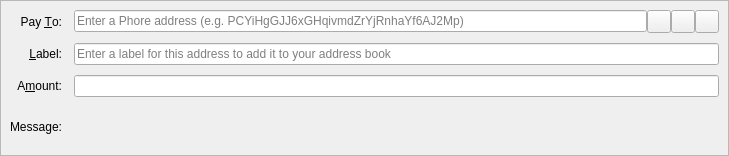
<?xml version="1.0" encoding="UTF-8"?>
<ui version="4.0">
 <class>SendCoinsEntry</class>
 <widget class="QStackedWidget" name="SendCoinsEntry">
  <property name="geometry">
   <rect>
    <x>0</x>
    <y>0</y>
    <width>729</width>
    <height>156</height>
   </rect>
  </property>
  <property name="focusPolicy">
   <enum>Qt::TabFocus</enum>
  </property>
  <property name="autoFillBackground">
   <bool>false</bool>
  </property>
  <widget class="QFrame" name="SendCoins">
   <property name="toolTip">
    <string>This is a normal payment.</string>
   </property>
   <property name="frameShape">
    <enum>QFrame::StyledPanel</enum>
   </property>
   <property name="frameShadow">
    <enum>QFrame::Sunken</enum>
   </property>
   <layout class="QGridLayout" name="gridLayout">
    <property name="horizontalSpacing">
     <number>12</number>
    </property>
    <property name="verticalSpacing">
     <number>10</number>
    </property>
    <item row="0" column="0">
     <widget class="QLabel" name="payToLabel">
      <property name="text">
       <string>Pay &amp;To:</string>
      </property>
      <property name="alignment">
       <set>Qt::AlignRight|Qt::AlignTrailing|Qt::AlignVCenter</set>
      </property>
      <property name="buddy">
       <cstring>payTo</cstring>
      </property>
     </widget>
    </item>
    <item row="0" column="1">
     <layout class="QHBoxLayout" name="payToLayout">
      <property name="spacing">
       <number>0</number>
      </property>
      <item>
       <widget class="QValidatedLineEdit" name="payTo">
        <property name="toolTip">
         <string>The Phore address to send the payment to</string>
        </property>
        <property name="inputMask">
         <string/>
        </property>
        <property name="placeholderText">
         <string>Enter a Phore address (e.g. PCYiHgGJJ6xGHqivmdZrYjRnhaYf6AJ2Mp)</string>
        </property>
       </widget>
      </item>
      <item>
       <widget class="QToolButton" name="addressBookButton">
        <property name="toolTip">
         <string>Choose previously used address</string>
        </property>
        <property name="text">
         <string/>
        </property>
        <property name="icon">
         <iconset resource="../vpub.qrc">
          <normaloff>:/icons/address-book</normaloff>:/icons/address-book</iconset>
        </property>
        <property name="iconSize">
         <size>
          <width>16</width>
          <height>16</height>
         </size>
        </property>
        <property name="shortcut">
         <string>Alt+A</string>
        </property>
       </widget>
      </item>
      <item>
       <widget class="QToolButton" name="pasteButton">
        <property name="toolTip">
         <string>Paste address from clipboard</string>
        </property>
        <property name="text">
         <string/>
        </property>
        <property name="icon">
         <iconset resource="../vpub.qrc">
          <normaloff>:/icons/editpaste</normaloff>:/icons/editpaste</iconset>
        </property>
        <property name="shortcut">
         <string>Alt+P</string>
        </property>
       </widget>
      </item>
      <item>
       <widget class="QToolButton" name="deleteButton">
        <property name="toolTip">
         <string>Remove this entry</string>
        </property>
        <property name="text">
         <string/>
        </property>
        <property name="icon">
         <iconset resource="../vpub.qrc">
          <normaloff>:/icons/remove</normaloff>:/icons/remove</iconset>
        </property>
       </widget>
      </item>
     </layout>
    </item>
    <item row="1" column="0">
     <widget class="QLabel" name="labelLabel">
      <property name="text">
       <string>&amp;Label:</string>
      </property>
      <property name="alignment">
       <set>Qt::AlignRight|Qt::AlignTrailing|Qt::AlignVCenter</set>
      </property>
      <property name="buddy">
       <cstring>addAsLabel</cstring>
      </property>
     </widget>
    </item>
    <item row="1" column="1">
     <widget class="QLineEdit" name="addAsLabel">
      <property name="toolTip">
       <string>Enter a label for this address to add it to the list of used addresses</string>
      </property>
      <property name="inputMask">
       <string/>
      </property>
      <property name="placeholderText">
       <string>Enter a label for this address to add it to your address book</string>
      </property>
     </widget>
    </item>
    <item row="2" column="0">
     <widget class="QLabel" name="amountLabel">
      <property name="text">
       <string>A&amp;mount:</string>
      </property>
      <property name="alignment">
       <set>Qt::AlignRight|Qt::AlignTrailing|Qt::AlignVCenter</set>
      </property>
      <property name="buddy">
       <cstring>payAmount</cstring>
      </property>
     </widget>
    </item>
    <item row="2" column="1">
     <widget class="BitcoinAmountField" name="payAmount"/>
    </item>
    <item row="3" column="0">
     <widget class="QLabel" name="messageLabel">
      <property name="text">
       <string>Message:</string>
      </property>
      <property name="alignment">
       <set>Qt::AlignRight|Qt::AlignTrailing|Qt::AlignVCenter</set>
      </property>
     </widget>
    </item>
    <item row="3" column="1">
     <widget class="QLabel" name="messageTextLabel">
      <property name="toolTip">
       <string>A message that was attached to the Phore: URI which will be stored with the transaction for your reference. Note: This message will not be sent over the Phore network.</string>
      </property>
      <property name="textFormat">
       <enum>Qt::PlainText</enum>
      </property>
     </widget>
    </item>
   </layout>
  </widget>
  <widget class="QFrame" name="SendCoins_InsecurePaymentRequest">
   <property name="palette">
    <palette>
     <active>
      <colorrole role="WindowText">
       <brush brushstyle="SolidPattern">
        <color alpha="255">
         <red>0</red>
         <green>0</green>
         <blue>0</blue>
        </color>
       </brush>
      </colorrole>
      <colorrole role="Button">
       <brush brushstyle="SolidPattern">
        <color alpha="255">
         <red>255</red>
         <green>255</green>
         <blue>127</blue>
        </color>
       </brush>
      </colorrole>
      <colorrole role="Light">
       <brush brushstyle="SolidPattern">
        <color alpha="255">
         <red>255</red>
         <green>255</green>
         <blue>255</blue>
        </color>
       </brush>
      </colorrole>
      <colorrole role="Midlight">
       <brush brushstyle="SolidPattern">
        <color alpha="255">
         <red>255</red>
         <green>255</green>
         <blue>191</blue>
        </color>
       </brush>
      </colorrole>
      <colorrole role="Dark">
       <brush brushstyle="SolidPattern">
        <color alpha="255">
         <red>127</red>
         <green>127</green>
         <blue>63</blue>
        </color>
       </brush>
      </colorrole>
      <colorrole role="Mid">
       <brush brushstyle="SolidPattern">
        <color alpha="255">
         <red>170</red>
         <green>170</green>
         <blue>84</blue>
        </color>
       </brush>
      </colorrole>
      <colorrole role="Text">
       <brush brushstyle="SolidPattern">
        <color alpha="255">
         <red>0</red>
         <green>0</green>
         <blue>0</blue>
        </color>
       </brush>
      </colorrole>
      <colorrole role="BrightText">
       <brush brushstyle="SolidPattern">
        <color alpha="255">
         <red>255</red>
         <green>255</green>
         <blue>255</blue>
        </color>
       </brush>
      </colorrole>
      <colorrole role="ButtonText">
       <brush brushstyle="SolidPattern">
        <color alpha="255">
         <red>0</red>
         <green>0</green>
         <blue>0</blue>
        </color>
       </brush>
      </colorrole>
      <colorrole role="Base">
       <brush brushstyle="SolidPattern">
        <color alpha="255">
         <red>255</red>
         <green>255</green>
         <blue>255</blue>
        </color>
       </brush>
      </colorrole>
      <colorrole role="Window">
       <brush brushstyle="SolidPattern">
        <color alpha="255">
         <red>255</red>
         <green>255</green>
         <blue>127</blue>
        </color>
       </brush>
      </colorrole>
      <colorrole role="Shadow">
       <brush brushstyle="SolidPattern">
        <color alpha="255">
         <red>0</red>
         <green>0</green>
         <blue>0</blue>
        </color>
       </brush>
      </colorrole>
      <colorrole role="AlternateBase">
       <brush brushstyle="SolidPattern">
        <color alpha="255">
         <red>255</red>
         <green>255</green>
         <blue>191</blue>
        </color>
       </brush>
      </colorrole>
      <colorrole role="ToolTipBase">
       <brush brushstyle="SolidPattern">
        <color alpha="255">
         <red>255</red>
         <green>255</green>
         <blue>220</blue>
        </color>
       </brush>
      </colorrole>
      <colorrole role="ToolTipText">
       <brush brushstyle="SolidPattern">
        <color alpha="255">
         <red>0</red>
         <green>0</green>
         <blue>0</blue>
        </color>
       </brush>
      </colorrole>
     </active>
     <inactive>
      <colorrole role="WindowText">
       <brush brushstyle="SolidPattern">
        <color alpha="255">
         <red>0</red>
         <green>0</green>
         <blue>0</blue>
        </color>
       </brush>
      </colorrole>
      <colorrole role="Button">
       <brush brushstyle="SolidPattern">
        <color alpha="255">
         <red>255</red>
         <green>255</green>
         <blue>127</blue>
        </color>
       </brush>
      </colorrole>
      <colorrole role="Light">
       <brush brushstyle="SolidPattern">
        <color alpha="255">
         <red>255</red>
         <green>255</green>
         <blue>255</blue>
        </color>
       </brush>
      </colorrole>
      <colorrole role="Midlight">
       <brush brushstyle="SolidPattern">
        <color alpha="255">
         <red>255</red>
         <green>255</green>
         <blue>191</blue>
        </color>
       </brush>
      </colorrole>
      <colorrole role="Dark">
       <brush brushstyle="SolidPattern">
        <color alpha="255">
         <red>127</red>
         <green>127</green>
         <blue>63</blue>
        </color>
       </brush>
      </colorrole>
      <colorrole role="Mid">
       <brush brushstyle="SolidPattern">
        <color alpha="255">
         <red>170</red>
         <green>170</green>
         <blue>84</blue>
        </color>
       </brush>
      </colorrole>
      <colorrole role="Text">
       <brush brushstyle="SolidPattern">
        <color alpha="255">
         <red>0</red>
         <green>0</green>
         <blue>0</blue>
        </color>
       </brush>
      </colorrole>
      <colorrole role="BrightText">
       <brush brushstyle="SolidPattern">
        <color alpha="255">
         <red>255</red>
         <green>255</green>
         <blue>255</blue>
        </color>
       </brush>
      </colorrole>
      <colorrole role="ButtonText">
       <brush brushstyle="SolidPattern">
        <color alpha="255">
         <red>0</red>
         <green>0</green>
         <blue>0</blue>
        </color>
       </brush>
      </colorrole>
      <colorrole role="Base">
       <brush brushstyle="SolidPattern">
        <color alpha="255">
         <red>255</red>
         <green>255</green>
         <blue>255</blue>
        </color>
       </brush>
      </colorrole>
      <colorrole role="Window">
       <brush brushstyle="SolidPattern">
        <color alpha="255">
         <red>255</red>
         <green>255</green>
         <blue>127</blue>
        </color>
       </brush>
      </colorrole>
      <colorrole role="Shadow">
       <brush brushstyle="SolidPattern">
        <color alpha="255">
         <red>0</red>
         <green>0</green>
         <blue>0</blue>
        </color>
       </brush>
      </colorrole>
      <colorrole role="AlternateBase">
       <brush brushstyle="SolidPattern">
        <color alpha="255">
         <red>255</red>
         <green>255</green>
         <blue>191</blue>
        </color>
       </brush>
      </colorrole>
      <colorrole role="ToolTipBase">
       <brush brushstyle="SolidPattern">
        <color alpha="255">
         <red>255</red>
         <green>255</green>
         <blue>220</blue>
        </color>
       </brush>
      </colorrole>
      <colorrole role="ToolTipText">
       <brush brushstyle="SolidPattern">
        <color alpha="255">
         <red>0</red>
         <green>0</green>
         <blue>0</blue>
        </color>
       </brush>
      </colorrole>
     </inactive>
     <disabled>
      <colorrole role="WindowText">
       <brush brushstyle="SolidPattern">
        <color alpha="255">
         <red>127</red>
         <green>127</green>
         <blue>63</blue>
        </color>
       </brush>
      </colorrole>
      <colorrole role="Button">
       <brush brushstyle="SolidPattern">
        <color alpha="255">
         <red>255</red>
         <green>255</green>
         <blue>127</blue>
        </color>
       </brush>
      </colorrole>
      <colorrole role="Light">
       <brush brushstyle="SolidPattern">
        <color alpha="255">
         <red>255</red>
         <green>255</green>
         <blue>255</blue>
        </color>
       </brush>
      </colorrole>
      <colorrole role="Midlight">
       <brush brushstyle="SolidPattern">
        <color alpha="255">
         <red>255</red>
         <green>255</green>
         <blue>191</blue>
        </color>
       </brush>
      </colorrole>
      <colorrole role="Dark">
       <brush brushstyle="SolidPattern">
        <color alpha="255">
         <red>127</red>
         <green>127</green>
         <blue>63</blue>
        </color>
       </brush>
      </colorrole>
      <colorrole role="Mid">
       <brush brushstyle="SolidPattern">
        <color alpha="255">
         <red>170</red>
         <green>170</green>
         <blue>84</blue>
        </color>
       </brush>
      </colorrole>
      <colorrole role="Text">
       <brush brushstyle="SolidPattern">
        <color alpha="255">
         <red>127</red>
         <green>127</green>
         <blue>63</blue>
        </color>
       </brush>
      </colorrole>
      <colorrole role="BrightText">
       <brush brushstyle="SolidPattern">
        <color alpha="255">
         <red>255</red>
         <green>255</green>
         <blue>255</blue>
        </color>
       </brush>
      </colorrole>
      <colorrole role="ButtonText">
       <brush brushstyle="SolidPattern">
        <color alpha="255">
         <red>127</red>
         <green>127</green>
         <blue>63</blue>
        </color>
       </brush>
      </colorrole>
      <colorrole role="Base">
       <brush brushstyle="SolidPattern">
        <color alpha="255">
         <red>255</red>
         <green>255</green>
         <blue>127</blue>
        </color>
       </brush>
      </colorrole>
      <colorrole role="Window">
       <brush brushstyle="SolidPattern">
        <color alpha="255">
         <red>255</red>
         <green>255</green>
         <blue>127</blue>
        </color>
       </brush>
      </colorrole>
      <colorrole role="Shadow">
       <brush brushstyle="SolidPattern">
        <color alpha="255">
         <red>0</red>
         <green>0</green>
         <blue>0</blue>
        </color>
       </brush>
      </colorrole>
      <colorrole role="AlternateBase">
       <brush brushstyle="SolidPattern">
        <color alpha="255">
         <red>255</red>
         <green>255</green>
         <blue>127</blue>
        </color>
       </brush>
      </colorrole>
      <colorrole role="ToolTipBase">
       <brush brushstyle="SolidPattern">
        <color alpha="255">
         <red>255</red>
         <green>255</green>
         <blue>220</blue>
        </color>
       </brush>
      </colorrole>
      <colorrole role="ToolTipText">
       <brush brushstyle="SolidPattern">
        <color alpha="255">
         <red>0</red>
         <green>0</green>
         <blue>0</blue>
        </color>
       </brush>
      </colorrole>
     </disabled>
    </palette>
   </property>
   <property name="toolTip">
    <string>This is an unverified payment request.</string>
   </property>
   <property name="autoFillBackground">
    <bool>true</bool>
   </property>
   <property name="frameShape">
    <enum>QFrame::StyledPanel</enum>
   </property>
   <property name="frameShadow">
    <enum>QFrame::Sunken</enum>
   </property>
   <layout class="QGridLayout" name="gridLayout_is">
    <property name="spacing">
     <number>12</number>
    </property>
    <item row="0" column="0">
     <widget class="QLabel" name="payToLabel_is">
      <property name="text">
       <string>Pay To:</string>
      </property>
      <property name="alignment">
       <set>Qt::AlignRight|Qt::AlignTrailing|Qt::AlignVCenter</set>
      </property>
     </widget>
    </item>
    <item row="0" column="1">
     <layout class="QHBoxLayout" name="payToLayout_is">
      <property name="spacing">
       <number>0</number>
      </property>
      <item>
       <widget class="QLabel" name="payTo_is"/>
      </item>
      <item>
       <widget class="QToolButton" name="deleteButton_is">
        <property name="toolTip">
         <string>Remove this entry</string>
        </property>
        <property name="text">
         <string/>
        </property>
        <property name="icon">
         <iconset resource="../vpub.qrc">
          <normaloff>:/icons/remove</normaloff>:/icons/remove</iconset>
        </property>
       </widget>
      </item>
     </layout>
    </item>
    <item row="1" column="0">
     <widget class="QLabel" name="memoLabel_is">
      <property name="text">
       <string>Memo:</string>
      </property>
      <property name="alignment">
       <set>Qt::AlignRight|Qt::AlignTrailing|Qt::AlignVCenter</set>
      </property>
     </widget>
    </item>
    <item row="1" column="1">
     <widget class="QLabel" name="memoTextLabel_is">
      <property name="textFormat">
       <enum>Qt::PlainText</enum>
      </property>
     </widget>
    </item>
    <item row="2" column="0">
     <widget class="QLabel" name="amountLabel_is">
      <property name="text">
       <string>A&amp;mount:</string>
      </property>
      <property name="alignment">
       <set>Qt::AlignRight|Qt::AlignTrailing|Qt::AlignVCenter</set>
      </property>
      <property name="buddy">
       <cstring>payAmount_is</cstring>
      </property>
     </widget>
    </item>
    <item row="2" column="1">
     <widget class="BitcoinAmountField" name="payAmount_is">
      <property name="acceptDrops">
       <bool>false</bool>
      </property>
     </widget>
    </item>
   </layout>
  </widget>
  <widget class="QFrame" name="SendCoins_SecurePaymentRequest">
   <property name="palette">
    <palette>
     <active>
      <colorrole role="WindowText">
       <brush brushstyle="SolidPattern">
        <color alpha="255">
         <red>0</red>
         <green>0</green>
         <blue>0</blue>
        </color>
       </brush>
      </colorrole>
      <colorrole role="Button">
       <brush brushstyle="SolidPattern">
        <color alpha="255">
         <red>140</red>
         <green>232</green>
         <blue>119</blue>
        </color>
       </brush>
      </colorrole>
      <colorrole role="Light">
       <brush brushstyle="SolidPattern">
        <color alpha="255">
         <red>230</red>
         <green>255</green>
         <blue>224</blue>
        </color>
       </brush>
      </colorrole>
      <colorrole role="Midlight">
       <brush brushstyle="SolidPattern">
        <color alpha="255">
         <red>185</red>
         <green>243</green>
         <blue>171</blue>
        </color>
       </brush>
      </colorrole>
      <colorrole role="Dark">
       <brush brushstyle="SolidPattern">
        <color alpha="255">
         <red>70</red>
         <green>116</green>
         <blue>59</blue>
        </color>
       </brush>
      </colorrole>
      <colorrole role="Mid">
       <brush brushstyle="SolidPattern">
        <color alpha="255">
         <red>93</red>
         <green>155</green>
         <blue>79</blue>
        </color>
       </brush>
      </colorrole>
      <colorrole role="Text">
       <brush brushstyle="SolidPattern">
        <color alpha="255">
         <red>0</red>
         <green>0</green>
         <blue>0</blue>
        </color>
       </brush>
      </colorrole>
      <colorrole role="BrightText">
       <brush brushstyle="SolidPattern">
        <color alpha="255">
         <red>155</red>
         <green>255</green>
         <blue>147</blue>
        </color>
       </brush>
      </colorrole>
      <colorrole role="ButtonText">
       <brush brushstyle="SolidPattern">
        <color alpha="255">
         <red>0</red>
         <green>0</green>
         <blue>0</blue>
        </color>
       </brush>
      </colorrole>
      <colorrole role="Base">
       <brush brushstyle="SolidPattern">
        <color alpha="255">
         <red>119</red>
         <green>255</green>
         <blue>233</blue>
        </color>
       </brush>
      </colorrole>
      <colorrole role="Window">
       <brush brushstyle="SolidPattern">
        <color alpha="255">
         <red>140</red>
         <green>232</green>
         <blue>119</blue>
        </color>
       </brush>
      </colorrole>
      <colorrole role="Shadow">
       <brush brushstyle="SolidPattern">
        <color alpha="255">
         <red>0</red>
         <green>0</green>
         <blue>0</blue>
        </color>
       </brush>
      </colorrole>
      <colorrole role="AlternateBase">
       <brush brushstyle="SolidPattern">
        <color alpha="255">
         <red>197</red>
         <green>243</green>
         <blue>187</blue>
        </color>
       </brush>
      </colorrole>
      <colorrole role="NoRole">
       <brush brushstyle="SolidPattern">
        <color alpha="255">
         <red>125</red>
         <green>194</green>
         <blue>122</blue>
        </color>
       </brush>
      </colorrole>
      <colorrole role="ToolTipBase">
       <brush brushstyle="SolidPattern">
        <color alpha="255">
         <red>255</red>
         <green>255</green>
         <blue>220</blue>
        </color>
       </brush>
      </colorrole>
      <colorrole role="ToolTipText">
       <brush brushstyle="SolidPattern">
        <color alpha="255">
         <red>0</red>
         <green>0</green>
         <blue>0</blue>
        </color>
       </brush>
      </colorrole>
     </active>
     <inactive>
      <colorrole role="WindowText">
       <brush brushstyle="SolidPattern">
        <color alpha="255">
         <red>0</red>
         <green>0</green>
         <blue>0</blue>
        </color>
       </brush>
      </colorrole>
      <colorrole role="Button">
       <brush brushstyle="SolidPattern">
        <color alpha="255">
         <red>140</red>
         <green>232</green>
         <blue>119</blue>
        </color>
       </brush>
      </colorrole>
      <colorrole role="Light">
       <brush brushstyle="SolidPattern">
        <color alpha="255">
         <red>230</red>
         <green>255</green>
         <blue>224</blue>
        </color>
       </brush>
      </colorrole>
      <colorrole role="Midlight">
       <brush brushstyle="SolidPattern">
        <color alpha="255">
         <red>185</red>
         <green>243</green>
         <blue>171</blue>
        </color>
       </brush>
      </colorrole>
      <colorrole role="Dark">
       <brush brushstyle="SolidPattern">
        <color alpha="255">
         <red>70</red>
         <green>116</green>
         <blue>59</blue>
        </color>
       </brush>
      </colorrole>
      <colorrole role="Mid">
       <brush brushstyle="SolidPattern">
        <color alpha="255">
         <red>93</red>
         <green>155</green>
         <blue>79</blue>
        </color>
       </brush>
      </colorrole>
      <colorrole role="Text">
       <brush brushstyle="SolidPattern">
        <color alpha="255">
         <red>0</red>
         <green>0</green>
         <blue>0</blue>
        </color>
       </brush>
      </colorrole>
      <colorrole role="BrightText">
       <brush brushstyle="SolidPattern">
        <color alpha="255">
         <red>155</red>
         <green>255</green>
         <blue>147</blue>
        </color>
       </brush>
      </colorrole>
      <colorrole role="ButtonText">
       <brush brushstyle="SolidPattern">
        <color alpha="255">
         <red>0</red>
         <green>0</green>
         <blue>0</blue>
        </color>
       </brush>
      </colorrole>
      <colorrole role="Base">
       <brush brushstyle="SolidPattern">
        <color alpha="255">
         <red>119</red>
         <green>255</green>
         <blue>233</blue>
        </color>
       </brush>
      </colorrole>
      <colorrole role="Window">
       <brush brushstyle="SolidPattern">
        <color alpha="255">
         <red>140</red>
         <green>232</green>
         <blue>119</blue>
        </color>
       </brush>
      </colorrole>
      <colorrole role="Shadow">
       <brush brushstyle="SolidPattern">
        <color alpha="255">
         <red>0</red>
         <green>0</green>
         <blue>0</blue>
        </color>
       </brush>
      </colorrole>
      <colorrole role="AlternateBase">
       <brush brushstyle="SolidPattern">
        <color alpha="255">
         <red>197</red>
         <green>243</green>
         <blue>187</blue>
        </color>
       </brush>
      </colorrole>
      <colorrole role="NoRole">
       <brush brushstyle="SolidPattern">
        <color alpha="255">
         <red>125</red>
         <green>194</green>
         <blue>122</blue>
        </color>
       </brush>
      </colorrole>
      <colorrole role="ToolTipBase">
       <brush brushstyle="SolidPattern">
        <color alpha="255">
         <red>255</red>
         <green>255</green>
         <blue>220</blue>
        </color>
       </brush>
      </colorrole>
      <colorrole role="ToolTipText">
       <brush brushstyle="SolidPattern">
        <color alpha="255">
         <red>0</red>
         <green>0</green>
         <blue>0</blue>
        </color>
       </brush>
      </colorrole>
     </inactive>
     <disabled>
      <colorrole role="WindowText">
       <brush brushstyle="SolidPattern">
        <color alpha="255">
         <red>70</red>
         <green>116</green>
         <blue>59</blue>
        </color>
       </brush>
      </colorrole>
      <colorrole role="Button">
       <brush brushstyle="SolidPattern">
        <color alpha="255">
         <red>140</red>
         <green>232</green>
         <blue>119</blue>
        </color>
       </brush>
      </colorrole>
      <colorrole role="Light">
       <brush brushstyle="SolidPattern">
        <color alpha="255">
         <red>230</red>
         <green>255</green>
         <blue>224</blue>
        </color>
       </brush>
      </colorrole>
      <colorrole role="Midlight">
       <brush brushstyle="SolidPattern">
        <color alpha="255">
         <red>185</red>
         <green>243</green>
         <blue>171</blue>
        </color>
       </brush>
      </colorrole>
      <colorrole role="Dark">
       <brush brushstyle="SolidPattern">
        <color alpha="255">
         <red>70</red>
         <green>116</green>
         <blue>59</blue>
        </color>
       </brush>
      </colorrole>
      <colorrole role="Mid">
       <brush brushstyle="SolidPattern">
        <color alpha="255">
         <red>93</red>
         <green>155</green>
         <blue>79</blue>
        </color>
       </brush>
      </colorrole>
      <colorrole role="Text">
       <brush brushstyle="SolidPattern">
        <color alpha="255">
         <red>70</red>
         <green>116</green>
         <blue>59</blue>
        </color>
       </brush>
      </colorrole>
      <colorrole role="BrightText">
       <brush brushstyle="SolidPattern">
        <color alpha="255">
         <red>155</red>
         <green>255</green>
         <blue>147</blue>
        </color>
       </brush>
      </colorrole>
      <colorrole role="ButtonText">
       <brush brushstyle="SolidPattern">
        <color alpha="255">
         <red>70</red>
         <green>116</green>
         <blue>59</blue>
        </color>
       </brush>
      </colorrole>
      <colorrole role="Base">
       <brush brushstyle="SolidPattern">
        <color alpha="255">
         <red>140</red>
         <green>232</green>
         <blue>119</blue>
        </color>
       </brush>
      </colorrole>
      <colorrole role="Window">
       <brush brushstyle="SolidPattern">
        <color alpha="255">
         <red>140</red>
         <green>232</green>
         <blue>119</blue>
        </color>
       </brush>
      </colorrole>
      <colorrole role="Shadow">
       <brush brushstyle="SolidPattern">
        <color alpha="255">
         <red>0</red>
         <green>0</green>
         <blue>0</blue>
        </color>
       </brush>
      </colorrole>
      <colorrole role="AlternateBase">
       <brush brushstyle="SolidPattern">
        <color alpha="255">
         <red>140</red>
         <green>232</green>
         <blue>119</blue>
        </color>
       </brush>
      </colorrole>
      <colorrole role="NoRole">
       <brush brushstyle="SolidPattern">
        <color alpha="255">
         <red>125</red>
         <green>194</green>
         <blue>122</blue>
        </color>
       </brush>
      </colorrole>
      <colorrole role="ToolTipBase">
       <brush brushstyle="SolidPattern">
        <color alpha="255">
         <red>255</red>
         <green>255</green>
         <blue>220</blue>
        </color>
       </brush>
      </colorrole>
      <colorrole role="ToolTipText">
       <brush brushstyle="SolidPattern">
        <color alpha="255">
         <red>0</red>
         <green>0</green>
         <blue>0</blue>
        </color>
       </brush>
      </colorrole>
     </disabled>
    </palette>
   </property>
   <property name="toolTip">
    <string>This is a verified payment request.</string>
   </property>
   <property name="autoFillBackground">
    <bool>true</bool>
   </property>
   <property name="frameShape">
    <enum>QFrame::StyledPanel</enum>
   </property>
   <property name="frameShadow">
    <enum>QFrame::Sunken</enum>
   </property>
   <layout class="QGridLayout" name="gridLayout_s">
    <property name="spacing">
     <number>12</number>
    </property>
    <item row="0" column="0">
     <widget class="QLabel" name="payToLabel_s">
      <property name="text">
       <string>Pay To:</string>
      </property>
      <property name="alignment">
       <set>Qt::AlignRight|Qt::AlignTrailing|Qt::AlignVCenter</set>
      </property>
     </widget>
    </item>
    <item row="0" column="1">
     <layout class="QHBoxLayout" name="payToLayout_s">
      <property name="spacing">
       <number>0</number>
      </property>
      <item>
       <widget class="QLabel" name="payTo_s">
        <property name="textFormat">
         <enum>Qt::PlainText</enum>
        </property>
       </widget>
      </item>
      <item>
       <widget class="QToolButton" name="deleteButton_s">
        <property name="toolTip">
         <string>Remove this entry</string>
        </property>
        <property name="text">
         <string/>
        </property>
        <property name="icon">
         <iconset resource="../vpub.qrc">
          <normaloff>:/icons/remove</normaloff>:/icons/remove</iconset>
        </property>
       </widget>
      </item>
     </layout>
    </item>
    <item row="1" column="0">
     <widget class="QLabel" name="memoLabel_s">
      <property name="text">
       <string>Memo:</string>
      </property>
      <property name="alignment">
       <set>Qt::AlignRight|Qt::AlignTrailing|Qt::AlignVCenter</set>
      </property>
     </widget>
    </item>
    <item row="1" column="1">
     <widget class="QLabel" name="memoTextLabel_s">
      <property name="textFormat">
       <enum>Qt::PlainText</enum>
      </property>
     </widget>
    </item>
    <item row="2" column="0">
     <widget class="QLabel" name="amountLabel_s">
      <property name="text">
       <string>A&amp;mount:</string>
      </property>
      <property name="alignment">
       <set>Qt::AlignRight|Qt::AlignTrailing|Qt::AlignVCenter</set>
      </property>
      <property name="buddy">
       <cstring>payAmount_s</cstring>
      </property>
     </widget>
    </item>
    <item row="2" column="1">
     <widget class="BitcoinAmountField" name="payAmount_s">
      <property name="acceptDrops">
       <bool>false</bool>
      </property>
     </widget>
    </item>
   </layout>
  </widget>
 </widget>
 <customwidgets>
  <customwidget>
   <class>QValidatedLineEdit</class>
   <extends>QLineEdit</extends>
   <header>qvalidatedlineedit.h</header>
  </customwidget>
  <customwidget>
   <class>BitcoinAmountField</class>
   <extends>QLineEdit</extends>
   <header>bitcoinamountfield.h</header>
   <container>1</container>
  </customwidget>
 </customwidgets>
 <tabstops>
  <tabstop>payTo</tabstop>
  <tabstop>addressBookButton</tabstop>
  <tabstop>pasteButton</tabstop>
  <tabstop>deleteButton</tabstop>
  <tabstop>addAsLabel</tabstop>
  <tabstop>payAmount</tabstop>
  <tabstop>payAmount_is</tabstop>
  <tabstop>deleteButton_is</tabstop>
  <tabstop>payAmount_s</tabstop>
  <tabstop>deleteButton_s</tabstop>
 </tabstops>
 <resources>
  <include location="../vpub.qrc"/>
 </resources>
 <connections/>
</ui>
